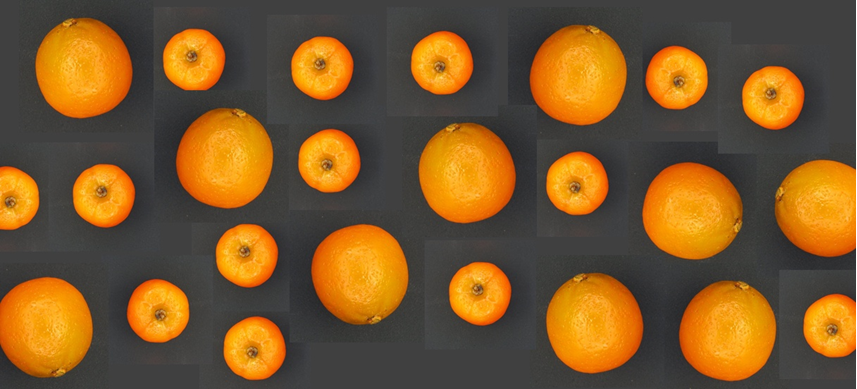
%> input picture nm.png, 857 x 389 px
$ octave mandarinasNaranjas.m   (GNU Octave 9; MATLAB toolbox functions it lacks are replaced by stand-ins)
%> lines starting %> are read from the running program, lines starting %| are printed output that depends on the picture; in (x1, y1, x2, y2) boxes, pixels count from 0 and x2, y2 are one past the last pixel; in counts of white or black regions, pixels touching at a corner belong together; the program's own positions count from 1
I = imread('nm.png');
%> I is the input picture: size 389x857x3 uint8; mean R, G, B 122.5, 87.8, 43.3
figure,title('Mandarinas'),imshow(I);
gr=rgb2gray(I);
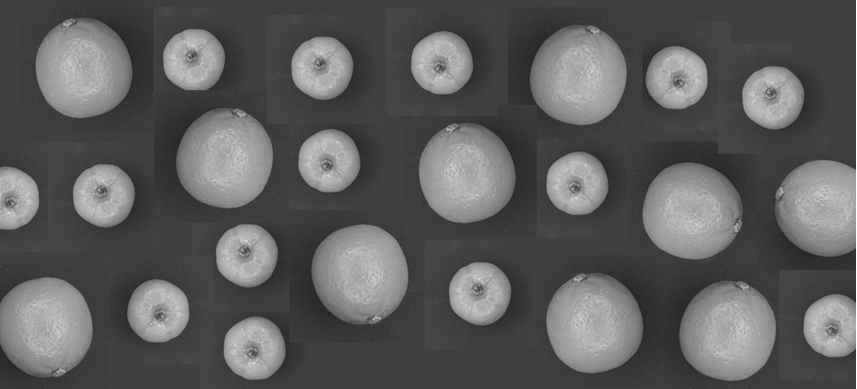
%> gr: size 389x857 uint8; min 37, max 255, mean 93.1
%figure,title('Mandarinas'),imshow(gr);
bw=im2bw(gr,0.5);
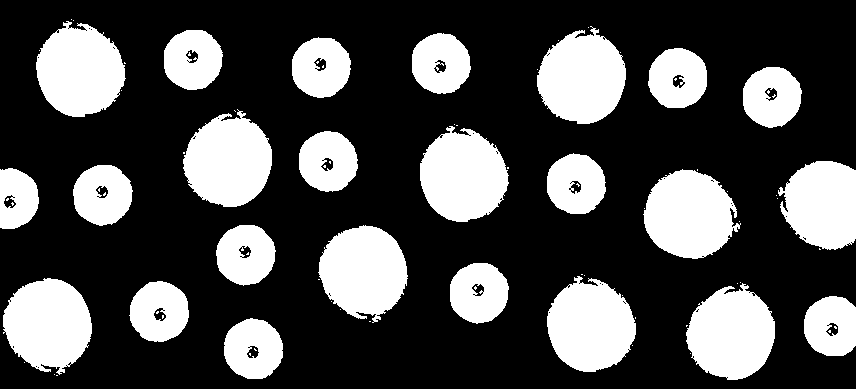
%> bw: size 389x857 logical; 29.9% white; 81 white regions (58 under 20 px), largest, box (x1, y1, x2, y2) and area: (778, 0, 857, 389) 8330, (183, 109, 272, 207) 6287, (643, 169, 741, 259) 6287
bw2=bwperim(bw);
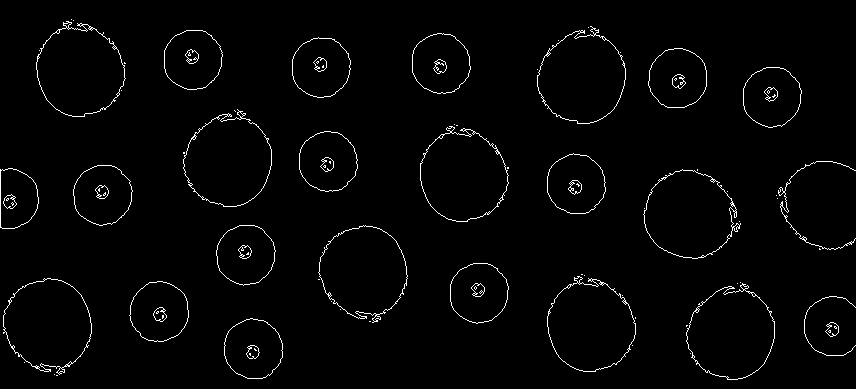
%> bw2: size 389x857 logical; 2.1% white in thin lines or dots
bw3=imfill(bw2,'holes');
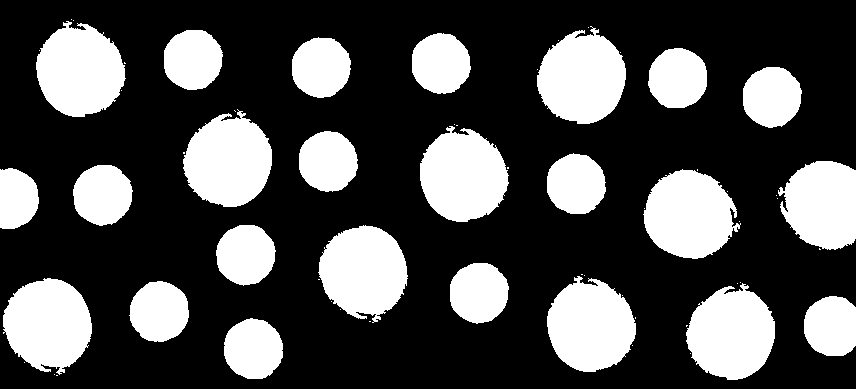
%> bw3: size 389x857 logical; 30.3% white; 60 white regions (37 under 20 px), largest, box (x1, y1, x2, y2) and area: (778, 0, 857, 389) 8439, (537, 26, 626, 124) 6297, (183, 109, 272, 207) 6297
bw2=bwperim(bw3);
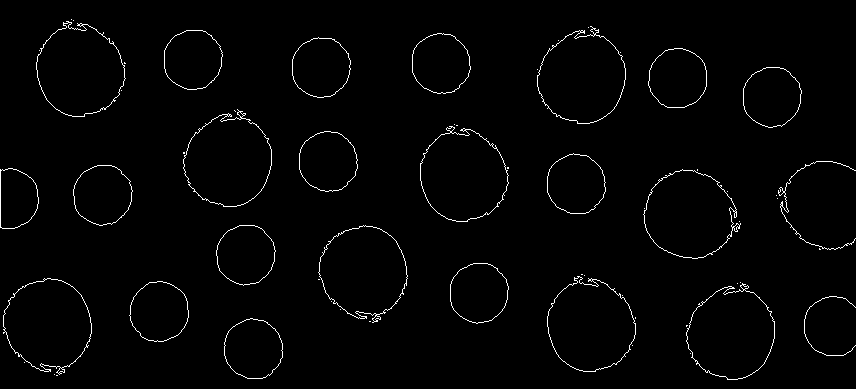
%> bw2: size 389x857 logical; 1.8% white in thin lines or dots
bw3=imfill(bw2,'holes');
bw4=imopen(bw3,ones(5));
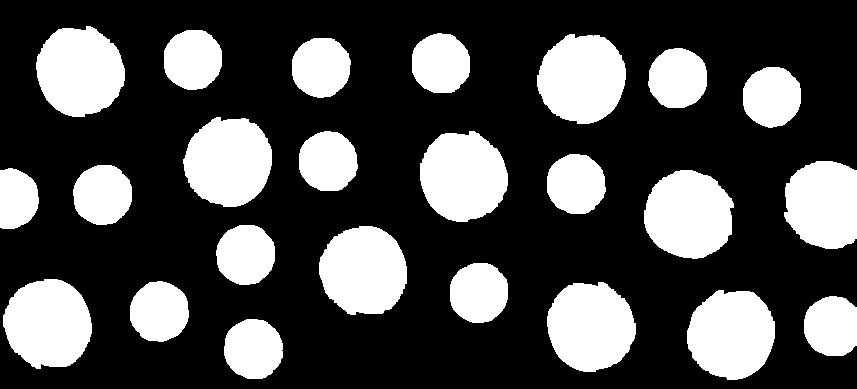
%> bw4: size 389x857 logical; 29.8% white; 24 white regions, largest, box (x1, y1, x2, y2) and area: (537, 34, 626, 124) 6199, (36, 26, 125, 117) 6196, (420, 131, 508, 222) 6189
%figure,title('MandarinasBinarizada'),imshow(bw);
%figure,title('MandarinasPerimetro'),imshow(bw2);
%figure,title('MandarinasRellenadas'),imshow(bw3);
%figure,title('MandarinasOpen'),imshow(bw4);
%%
[L,num]=bwlabel(bw4);                                    		%Create labelled image
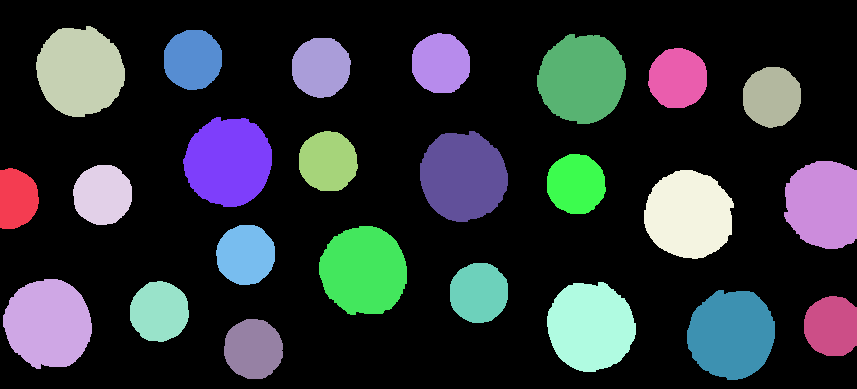
%> L: size 389x857 double; 25 distinct labels, from 0 to 24; one colour per label, 0 black
%> num = 24
s=regionprops(L,'area','perimeter');                    		%Calculate region properties
%> s = 24 regions; largest, Area and Perimeter: 6199 290, 6196 289.5, 6189 288, 6188 288.5, 6184 289.3
for i=1:num                                             		%object뭩 area and perimeter
x(i)=s(i).Area;
y(i)=s(i).Perimeter;
form(i)=4.*pi.*x(i)./(y(i).^2);                         		%Calculate form factor
end
%> this loop made 24 passes
%> after the loop, form = 24 values, max 1.02 at index 8, min 0.886 at index 23, mean 0.974; x = 24 values, max 6199 at index 16, min 1962 at index 1, mean 4141.8; y = 24 values, max 290 at index 16, min 166.7 at index 1, mean 227.5
%%
for i=1:num
    if y(i)<200;
        mandarinas(i)=y(i);
    else
        naranjas(i)=y(i);
    end
end
%> after the loop, mandarinas = 24 values, max 187.3 at index 9, min 0 at index 2, mean 107.8; naranjas = 23 values, max 290 at index 16, min 0 at index 1, mean 124.9
%%
m=1;
n=1;
for i=1:num
    if mandarinas(i)>0 ;
        radioM(m)=(mandarinas(i))/(2*pi);
        m=m+1;


    else if naranjas(i)>0;
       radioN(n)=(naranjas(i))/(2*pi);
       n=n+1;
        end
    end
end
%> after the loop, radioM = [26.53 29.68 29.71 29.59 29.58 29.82 29.75 29.74 29.66 29.6 29.69 29.64 29.61 29.11]; radioN = [45.86 46.07 46.04 45.82 45.84 46.16 45.92 45.87 45.72 44]
%%
sort(radioM);
sort(radioN);
%%
%MostrarImagen Mandarinas
d= imdistline;
delete(d);
%MostrarImgen Naranjas
min=radioN(1);
%> min = 45.86
max=radioN(end);
%> max = 44
%> (the run ends here)
